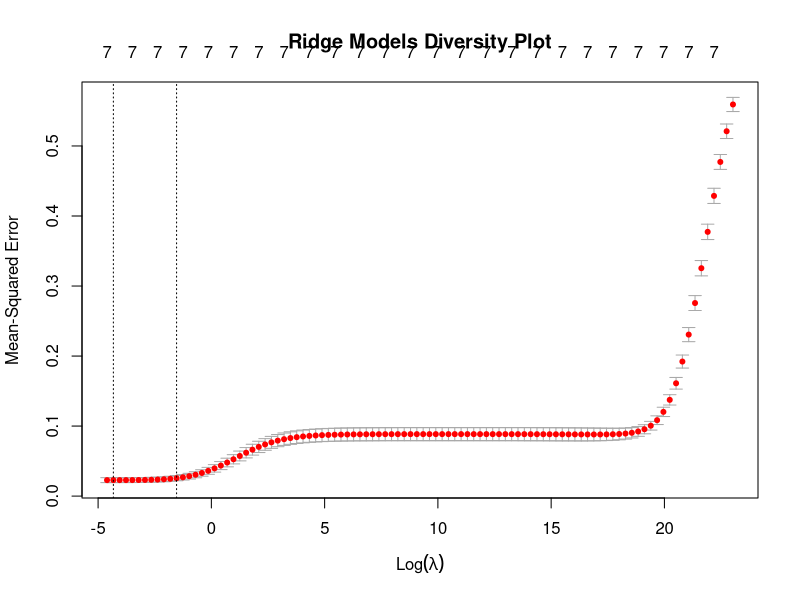

Source code (R): (Note: this script raises an error after producing the figure.)
library(glmnet)

# read in data
train_data <- read.csv("data/cleaned-data/train-clean-data.csv")
test_data <- read.csv("data/cleaned-data/test-clean-data.csv")
full_data <- read.csv("data/cleaned-data/clean-data.csv")

gender_cols <- c("UGDS_MEN", "UGDS_WOMEN")
race_cols <- c("UGDS_WHITE", "UGDS_BLACK", "UGDS_HISP", "UGDS_ASIAN", "UGDS_AIAN", "UGDS_NHPI", "UGDS_2MOR")
generation_cols <- c("FIRST_GEN")
marital_status_cols <- c("MARRIED")

directly_related_cols <- c(gender_cols,race_cols,generation_cols,marital_status_cols, "UNITID", "INSTNM", "STABBR", "CITY", "ZIP", "GENDER_DIV", "RACE_DIV", "MARITAL_STATUS_DIV", "FIRST_GEN_DIV")


train_data <- train_data[,-1]
train_data[, directly_related_cols] <- NULL

test_data <- test_data[,-1]
test_data[, directly_related_cols] <- NULL

full_data <- full_data[,-1]
full_data[, directly_related_cols] <- NULL

### TRAIN ###
train_x <- as.matrix(train_data[,-ncol(train_data)])
train_y <- train_data$DIV_SCORE
grid <- 10^seq(10, -2, length = 100)
set.seed(100)
ridge.mod <- cv.glmnet(train_x, train_y, intercept = FALSE, standardize = FALSE, lambda = grid, alpha = 0)

# save plot
png("images/ridge-diversity-models-plot.png")
plot(ridge.mod, main = "Ridge Models Diversity Plot")
dev.off()

# model selection
min_lambda <- ridge.mod$lambda.min
best_fit <- glmnet(train_x, train_y, intercept = FALSE, standardize = FALSE, lambda = min_lambda, alpha = 0)

### TEST ###
test_x <- as.matrix(test_data[,-ncol(train_data)])
target_y <- as.matrix(test_data$DIV_SCORE)
# test set prediction -- MSE
ridge.pred <- predict(best_fit, newx = test_x)
ridge_test_mse <- mean((ridge.pred - target_y)^2)

### FULL DATASET ###
full_x <- as.matrix(full_data[,-ncol(train_data)])
full_y <- full_data$DIV_SCORE

official_fit <- glmnet(full_x, full_y, intercept = FALSE, standardize = FALSE, lambda = min_lambda, alpha = 0)
ridge_official_coef <- coef(official_fit)

# save RData
save(ridge.mod, min_lambda, ridge_test_mse, ridge_official_coef, file = "data/regressions/ridge-diversity-models.RData")
